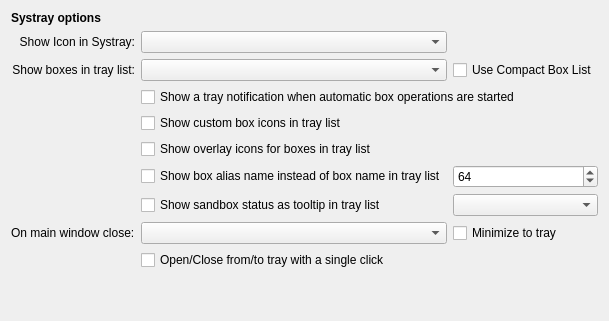
           <widget class="QWidget" name="tabTray">
            <attribute name="title">
             <string>System Tray</string>
            </attribute>
            <layout class="QGridLayout" name="gridLayout_42">
             <item row="0" column="0">
              <layout class="QGridLayout" name="gridLayout_41">
               <item row="2" column="0">
                <widget class="QLabel" name="label_21">
                 <property name="text">
                  <string>Show boxes in tray list:</string>
                 </property>
                 <property name="alignment">
                  <set>Qt::AlignmentFlag::AlignRight|Qt::AlignmentFlag::AlignTrailing|Qt::AlignmentFlag::AlignVCenter</set>
                 </property>
                 <property name="openExternalLinks">
                  <bool>true</bool>
                 </property>
                 <property name="buddy">
                  <cstring>cmbTrayBoxes</cstring>
                 </property>
                </widget>
               </item>
               <item row="1" column="0">
                <widget class="QLabel" name="label_20">
                 <property name="text">
                  <string>Show Icon in Systray:</string>
                 </property>
                 <property name="alignment">
                  <set>Qt::AlignmentFlag::AlignRight|Qt::AlignmentFlag::AlignTrailing|Qt::AlignmentFlag::AlignVCenter</set>
                 </property>
                 <property name="openExternalLinks">
                  <bool>true</bool>
                 </property>
                 <property name="buddy">
                  <cstring>cmbSysTray</cstring>
                 </property>
                </widget>
               </item>
               <item row="1" column="1">
                <widget class="QComboBox" name="cmbSysTray"/>
               </item>
               <item row="0" column="0">
                <widget class="QLabel" name="lblSysTray">
                 <property name="font">
                  <font>
                   <bold>true</bold>
                   <kerning>true</kerning>
                  </font>
                 </property>
                 <property name="text">
                  <string>Systray options</string>
                 </property>
                </widget>
               </item>
               <item row="10" column="1">
                <spacer name="horizontalSpacer_11">
                 <property name="orientation">
                  <enum>Qt::Orientation::Horizontal</enum>
                 </property>
                 <property name="sizeHint" stdset="0">
                  <size>
                   <width>40</width>
                   <height>20</height>
                  </size>
                 </property>
                </spacer>
               </item>
               <item row="10" column="0">
                <spacer name="verticalSpacer_14">
                 <property name="orientation">
                  <enum>Qt::Orientation::Vertical</enum>
                 </property>
                 <property name="sizeHint" stdset="0">
                  <size>
                   <width>20</width>
                   <height>40</height>
                  </size>
                 </property>
                </spacer>
               </item>
               <item row="2" column="2">
                <widget class="QCheckBox" name="chkCompactTray">
                 <property name="text">
                  <string>Use Compact Box List</string>
                 </property>
                 <property name="tristate">
                  <bool>false</bool>
                 </property>
                </widget>
               </item>
               <item row="8" column="1">
                <widget class="QComboBox" name="cmbOnClose"/>
               </item>
               <item row="2" column="1">
                <widget class="QComboBox" name="cmbTrayBoxes"/>
               </item>
               <item row="3" column="1" colspan="2">
                <widget class="QCheckBox" name="chkBoxOpsNotify">
                 <property name="text">
                  <string>Show a tray notification when automatic box operations are started</string>
                 </property>
                </widget>
               </item>
               <item row="8" column="0">
                <widget class="QLabel" name="label_28">
                 <property name="text">
                  <string>On main window close:</string>
                 </property>
                 <property name="buddy">
                  <cstring>cmbOnClose</cstring>
                 </property>
                </widget>
               </item>
               <item row="9" column="1" colspan="2">
                <widget class="QCheckBox" name="chkSingleShow">
                 <property name="text">
                  <string>Open/Close from/to tray with a single click</string>
                 </property>
                </widget>
               </item>
               <item row="8" column="2">
                <widget class="QCheckBox" name="chkMinimize">
                 <property name="text">
                  <string>Minimize to tray</string>
                 </property>
                </widget>
               </item>
               <item row="4" column="1" colspan="2">
                <widget class="QCheckBox" name="chkTrayIcons">
                 <property name="text">
                  <string>Show custom box icons in tray list</string>
                 </property>
                </widget>
               </item>
               <item row="5" column="1" colspan="2">
                <widget class="QCheckBox" name="chkTrayOverlayIcons">
                 <property name="text">
                  <string>Show overlay icons for boxes in tray list</string>
                 </property>
                </widget>
               </item>
               <item row="6" column="1">
                <widget class="QCheckBox" name="chkTrayUseAlias">
                 <property name="text">
                  <string>Show box alias name instead of box name in tray list</string>
                 </property>
                </widget>
               </item>
               <item row="6" column="2">
                <widget class="QSpinBox" name="spnTrayAliasChars">
                 <property name="toolTip">
                  <string>Maximum displayed characters for compact tray aliases. Ignored when alias display is disabled (name limit is fixed to 32).</string>
                 </property>
                 <property name="minimum">
                  <number>32</number>
                 </property>
                 <property name="maximum">
                  <number>256</number>
                 </property>
                 <property name="value">
                  <number>64</number>
                 </property>
                </widget>
               </item>
               <item row="7" column="1">
                <widget class="QCheckBox" name="chkTrayStatusTip">
                 <property name="tristate">
                  <bool>true</bool>
                 </property>
                 <property name="toolTip">
                  <string>Tri-state behavior: unchecked = never, partially checked = only while Ctrl is held (default), checked = always.</string>
                 </property>
                 <property name="text">
                  <string>Show sandbox status as tooltip in tray list</string>
                 </property>
                </widget>
               </item>
               <item row="7" column="2">
                <widget class="QComboBox" name="cmbTrayStatusTipModifier"/>
               </item>
              </layout>
             </item>
            </layout>
           </widget>
